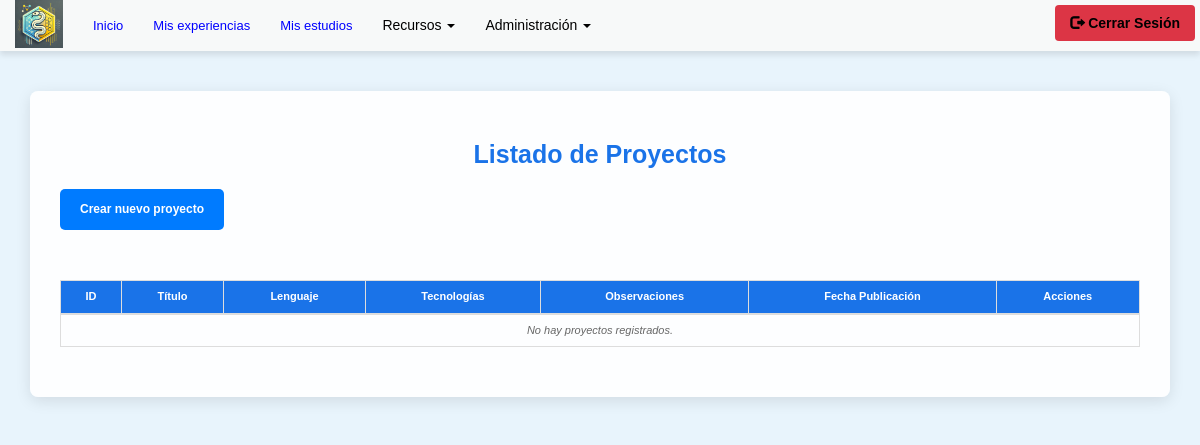
The page /listar_proyectos (signed in) on the database as committed earlier.
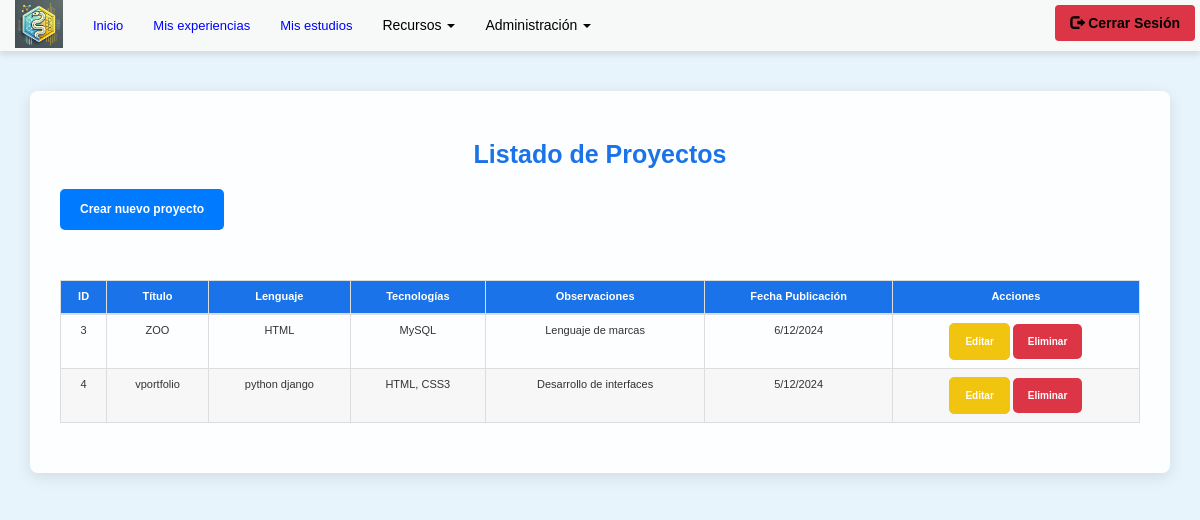
The same page on the database as committed later.
### appportfolio/models.py (models this page shows, shortened)
class Proyecto(models.Model):
    id = models.AutoField(primary_key=True)
    titulo = models.CharField("Título proyecto", max_length=50, null=True, blank=True)
    lenguaje = models.CharField("Lenguaje principal", max_length=30, null=True, blank=True)
    tecnologias = models.CharField("Tecnologías", max_length=100, null=True, blank=True)
    observaciones = models.CharField('Observaciones', max_length=100, null=True, blank=True)
    fecha_publicacion = models.DateTimeField("Fecha publicación", null=True, blank=True)
    class Meta:
        verbose_name = 'Proyecto'  # puede ser otro nombre
        verbose_name_plural = 'Proyectos'
        ordering = ['id']

### appportfolio/views.py (the view)
# urls.py: path('listar_proyectos', views.listar_proyectos, name='listar_proyectos'),
def listar_proyectos(request):
    proyectos = Proyecto.objects.all()
    return render(request, 'listar_proyectos.html', {'proyectos': proyectos})

### templates/listar_proyectos.html (shortened to what this page needs)
{% extends "base.html" %}
{% load static %}
{% block head %}
<link rel="stylesheet" href="https://maxcdn.bootstrapcdn.com/bootstrap/3.3.5/css/bootstrap.min.css">
<link rel="stylesheet" href="{% static 'css/cssListarProyectos.css' %}">
{% endblock %}
{% block content %}
<br><br><br><br>
<div class="container1">
    <h1>Listado de Proyectos</h1>
    <a href="{% url 'crear_proyecto' %}" class="btn btn-primary mb-3">Crear nuevo proyecto</a>
    <table class="table table-bordered">
        <thead>
            <tr>
                <th>ID</th>
                <th>Título</th>
                <th>Lenguaje</th>
                <th>Tecnologías</th>
                <th>Observaciones</th>
                <th>Fecha Publicación</th>
                <th>Acciones</th>
            </tr>
        </thead>
        <tbody>
            {% for proyecto in proyectos %}
                <tr>
                    <td>{{ proyecto.id }}</td>
                    <td>{{ proyecto.titulo }}</td>
                    <td>{{ proyecto.lenguaje }}</td>
                    <td>{{ proyecto.tecnologias }}</td>
                    <td>{{ proyecto.observaciones }}</td>
                    <td>{{ proyecto.fecha_publicacion|date:"j/m/Y" }}</td>
                    <td>
                        <a href="{% url 'editar_proyecto' proyecto.id %}" class="btn btn-warning btn-sm">Editar</a>
                        <a href="{% url 'eliminar_proyecto' proyecto.id %}" class="btn btn-danger btn-sm" onclick="return confirm('¿Seguro que quieres eliminar este proyecto?');">Eliminar</a>
                    </td>
                </tr>
            {% empty %}
                <tr>
                    <td colspan="7">No hay proyectos registrados.</td>
                </tr>
            {% endfor %}
        </tbody>
    </table>
</div>
{% endblock %}

Rows that differ between the two databases and show on the page:
added Proyecto: id "3", titulo "ZOO", lenguaje "HTML", tecnologias "MySQL", observaciones "Lenguaje de marcas", fecha_publicacion "6/12/2024"
added Proyecto: id "4", titulo "vportfolio", lenguaje "python django", tecnologias "HTML, CSS3", observaciones "Desarrollo de interfaces", fecha_publicacion "5/12/2024"
Other text that changed with them:
text no longer shown: "No hay proyectos registrados."
